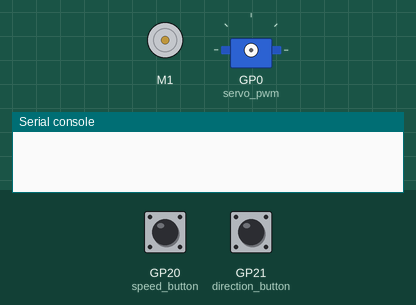
Simulated run of this program. Board: Raspberry Pi Pico running CircuitPython. Parts: DC motor (green arrow = forward, orange = backward, longer = faster), servo, the last lines printed to the serial console. The test bench sets the inputs (shaded band); at power-on: GP20 (speed_button) HIGH, GP21 (direction_button) HIGH.

Above: at 1.2 s.
1.3 s: GP20 (speed_button) pulled LOW for 0.15 s
At 2.5 s:
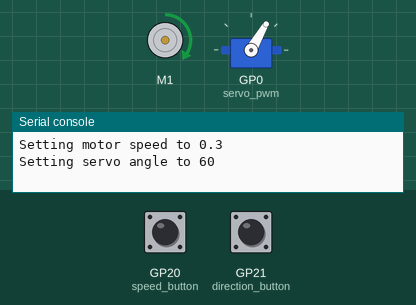
2.9 s: GP21 (direction_button) pulled LOW for 0.15 s
At 4.1 s:
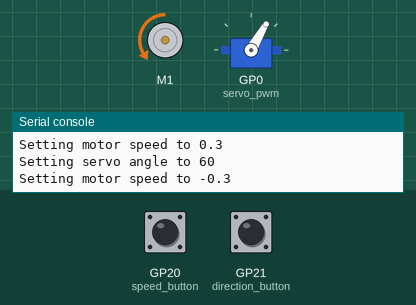
4.5 s: GP20 (speed_button) pulled LOW for 1 s
At 5.7 s:
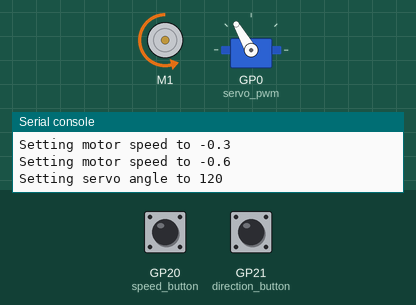
7.0 s: GP21 (direction_button) pulled LOW for 1 s
At 8.3 s:
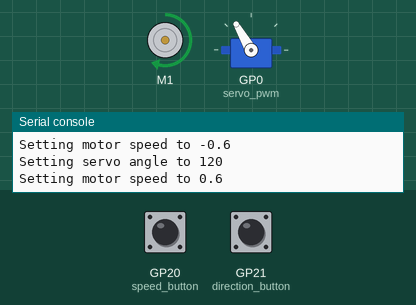
9.5 s: GP20 (speed_button) pulled LOW for 0.15 s
At 10.2 s:
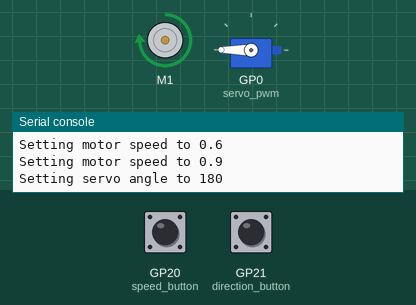
11.1 s: GP21 (direction_button) pulled LOW for 0.15 s
At 12.2 s:
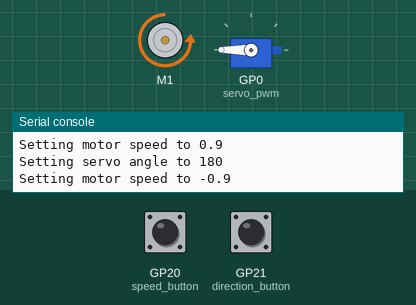
Timing chart, 0 to 13.7 s (numbered marks = the images above; inputs shaded):
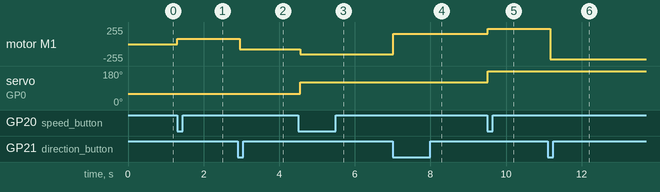

The program:

lesson_3_p4.py
```python
import time
import board
import pwmio
import digitalio
from adafruit_motor import servo
from adafruit_motor.motor import DCMotor

# Setup servo PWM
servo_pwm = pwmio.PWMOut(board.GP0, duty_cycle=0, frequency=50)
servo_motor = servo.Servo(servo_pwm)

# Motor driver connections
motor = DCMotor(
    pwmio.PWMOut(board.GP10, frequency=1000),
    pwmio.PWMOut(board.GP11, frequency=1000),
)

# Setup buttons
speed_button = digitalio.DigitalInOut(board.GP20)
speed_button.direction = digitalio.Direction.INPUT
speed_button.pull = digitalio.Pull.UP  # Use internal pull-up

direction_button = digitalio.DigitalInOut(board.GP21)
direction_button.direction = digitalio.Direction.INPUT
direction_button.pull = digitalio.Pull.UP  # Use internal pull-up

# Servo angles
servo_angles = [0, 60, 120, 180]
# Motor speeds (off, slow, medium, fast) as PWM duty cycles
motor_speeds = [0, 0.3, 0.6, 0.9]  # PWM duty cycle for DC motor

# Current speed setting
speed_selector = 0
# Is motor spinning forwards (1) or backwards (-1)
direction = 1

def wait_for_release(button):
    """Debounce and wait for button release."""
    time.sleep(0.05)
    while not button.value:
        time.sleep(0.05)


while True:
    if not speed_button.value:  # Button 1 pressed
        speed_selector = (speed_selector + 1) % 4
        print(f"Setting motor speed to {direction * motor_speeds[speed_selector]}")
        motor.throttle = direction * motor_speeds[speed_selector]
        print(f"Setting servo angle to {servo_angles[speed_selector]}")
        servo_motor.angle = servo_angles[speed_selector]
        wait_for_release(speed_button)

    if not direction_button.value:  # Button 2 pressed
        direction = direction * -1
        print(f"Setting motor speed to {direction * motor_speeds[speed_selector]}")
        motor.throttle = direction * motor_speeds[speed_selector]
        wait_for_release(direction_button)


    time.sleep(0.1)
```

Measured:
- after the input at 1.3 s, motor M1: stopped → forward 76/255 at once
- after the input at 2.9 s, motor M1: forward 76/255 → backward 76/255 after 0.05 s
- after the input at 4.5 s, motor M1: backward 76/255 → backward 153/255 after 0.06 s; servo on GP0 (servo_pwm): 60° → 120° after 0.06 s
- after the input at 7.0 s, motor M1: backward 153/255 → forward 153/255 at once
- after the input at 9.5 s, motor M1: forward 153/255 → forward 229/255 at once; servo on GP0 (servo_pwm): 120° → 180° at once
- after the input at 11.1 s, motor M1: forward 229/255 → backward 229/255 after 0.06 s
